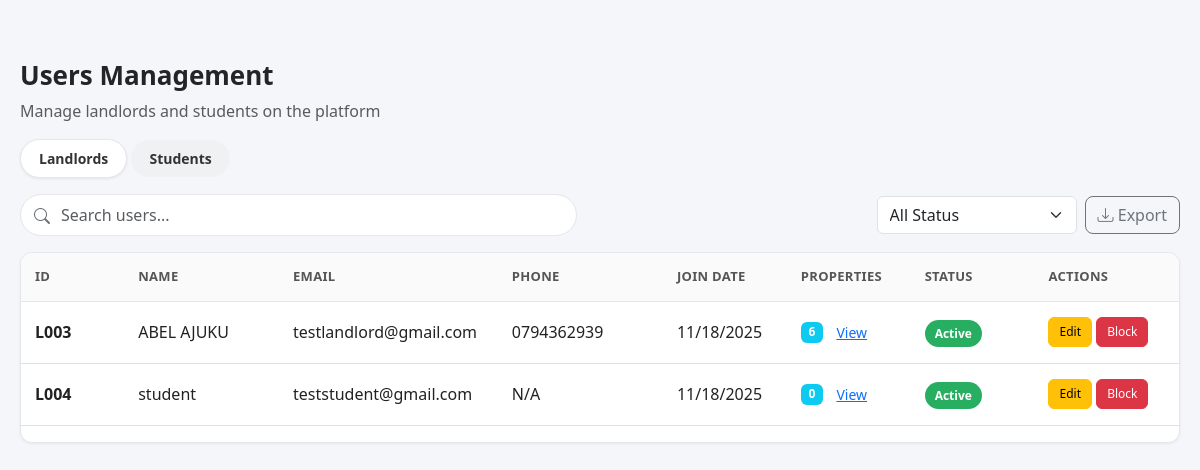
/dashboards/sections/users.php, run on the app's committed database.
### tables this page shows
CREATE TABLE `landlords` (
  `id` int(11) NOT NULL AUTO_INCREMENT,
  `user_id` int(11) NOT NULL,
  `first_name` varchar(100) DEFAULT NULL,
  `last_name` varchar(100) DEFAULT NULL,
  `email` varchar(150) DEFAULT NULL,
  `phone` varchar(50) DEFAULT NULL,
  `alt_phone` varchar(50) DEFAULT NULL,
  `address` varchar(255) DEFAULT NULL,
  `city` varchar(100) DEFAULT NULL,
  `county` varchar(100) DEFAULT NULL,
  `postal_code` varchar(20) DEFAULT NULL,
  `about_me` text DEFAULT NULL,
  `profile_picture` varchar(255) DEFAULT NULL,
  `business_name` varchar(150) DEFAULT NULL,
  `tax_id` varchar(100) DEFAULT NULL,
  `registration_number` varchar(100) DEFAULT NULL,
  `created_at` timestamp NOT NULL DEFAULT current_timestamp(),
  PRIMARY KEY (`id`),
  UNIQUE KEY `unique_user` (`user_id`),
  CONSTRAINT `fk_landlord_user` FOREIGN KEY (`user_id`) REFERENCES `users` (`user_id`) ON DELETE CASCADE ON UPDATE CASCADE
);

### dashboards/sections/users.php (the view, shortened to what this page needs)
<?php
include(__DIR__ . "/../../config/db.php");
$landlords = $conn->query("
    SELECT l.id AS landlord_id,
           l.user_id AS user_id,
           COALESCE(CONCAT(TRIM(l.first_name), ' ', TRIM(l.last_name)), u.username) AS name,
           COALESCE(l.email, u.email) AS email,
           l.phone AS phone,
           l.business_name,
           l.created_at,
           COUNT(p.id) AS property_count,
           1 AS status
    FROM landlords l
    JOIN users u ON u.user_id = l.user_id
    LEFT JOIN properties p ON l.id = p.landlord_id
    GROUP BY l.id
");
?>
<!DOCTYPE html>
<html lang="en">
<head>
<link href="https://cdn.jsdelivr.net/npm/bootstrap@5.3.3/dist/css/bootstrap.min.css" rel="stylesheet">
<link href="https://cdn.jsdelivr.net/npm/bootstrap-icons@1.11.1/font/bootstrap-icons.css" rel="stylesheet">
</head>
<body>
    <h4 class="fw-bold">Users Management</h4>
    <p class="text-muted">Manage landlords and students on the platform</p>
    <div class="d-flex gap-2 mb-3" id="usersToggleWrapper">
        <div role="tablist" aria-label="Users toggle">
                <label class="tab-btn active" for="toggleLandlords" id="lblLandlords" role="button" tabindex="0">Landlords</label>
                <label class="tab-btn" for="toggleStudents" id="lblStudents" role="button" tabindex="0">Students</label>
        </div>
    </div>
    <div class="d-flex justify-content-between align-items-center mb-3">
        <div class="position-relative search-group" style="width:48%">
            <i class="bi bi-search"></i>
            <input type="text" class="form-control" placeholder="Search users...">
        </div>
        <div class="d-flex gap-2 align-items-center">
            <select class="form-select" style="width:200px">
                <option>All Status</option>
            </select>
            <button class="btn btn-outline-secondary export-btn"><i class="bi bi-download"></i> Export</button>
        </div>
    </div>
    <div id="tableLandlords" class="table-card">
        <table class="table align-middle">
            <thead>
                <tr>
                    <th style="min-width:100px">ID</th>
                    <th style="min-width:150px">Name</th>
                    <th style="min-width:180px">Email</th>
                    <th style="min-width:160px">Phone</th>
                    <th style="min-width:120px">Join Date</th>
                    <th style="min-width:120px">Properties</th>
                    <th style="min-width:120px">Status</th>
                    <th style="min-width:140px">Actions</th>
                </tr>
            </thead>
            <tbody>
                <?php if ($landlords && $landlords->num_rows > 0): ?>
                    <?php while($row = $landlords->fetch_assoc()): ?>
                        <tr>
                            <td><strong><?= 'L' . str_pad(htmlspecialchars($row['landlord_id']), 3, '0', STR_PAD_LEFT) ?></strong></td>
                            <td><?= htmlspecialchars($row['name'] ?? $row['username'] ?? '') ?></td>
                            <td><?= htmlspecialchars($row['email'] ?? '') ?></td>
                            <td><?= htmlspecialchars($row['phone'] ?? 'N/A') ?></td>
                            <td><?= ($row['created_at'] ? date('n/j/Y', strtotime($row['created_at'])) : 'N/A') ?></td>
                            <td>
                                <span class="badge bg-info"><?= $row['property_count'] ?></span>
                                <button class="btn btn-sm btn-link" onclick="showLandlordProperties(<?= $row['landlord_id'] ?>)">View</button>
                            </td>
                            <td>
                                <span class="status-badge <?= ($row['status'] == 1 ? 'verified' : 'pending') ?>">
                                    <?= ($row['status'] == 1 ? 'Active' : 'Pending') ?>
                                </span>
                            </td>
                            <td>
                                <button class="btn btn-sm btn-warning">Edit</button>
                                <button class="btn btn-sm btn-danger">Block</button>
                            </td>
                        </tr>
                        <?php endwhile; ?>
                <?php else: ?>
                    <tr><td colspan="8" class="text-center text-muted">No landlords found</td></tr>
                <?php endif; ?>
            </tbody>
        </table>
    </div>
</body>
</html>

### dashboards/sections/users.php (style rules this page uses)
:root { --text-dark:#1a1a1a; --text-muted:#6c6f73; --border:#e5e7eb; --card-bg:#ffffff; --bg:#f5f6fa; --accent:#0d6efd; --radius:12px; }
body { background:var(--bg); font-family:system-ui, -apple-system, "Segoe UI", Roboto; padding: 56px 20px 20px 20px; }
h4.fw-bold { margin-top:4px; font-size:26px; }
.tab-btn { border:0; padding:8px 18px; border-radius:50px; background:#f0f1f3; color:#333; font-weight:600; font-size:14px; transition:0.2s; cursor: pointer; display: inline-block; user-select: none; pointer-events: auto; }
.tab-btn.active { background:var(--card-bg); border:1px solid var(--border); box-shadow:0 1px 3px rgba(0,0,0,0.08); }
.search-group .form-control { border-radius:50px; height:42px; padding-left:40px; border:1px solid var(--border); }
.search-group .bi { position:absolute; left:14px; top:10px; color:var(--text-muted); }
.table-card { background:var(--card-bg); border:1px solid var(--border); border-radius:var(--radius); padding:0; overflow:hidden; box-shadow:0 1px 3px rgba(0,0,0,0.06); }
.table thead th { background:#fafafa; color:#555; font-size:13px; font-weight:600; text-transform:uppercase; letter-spacing:0.3px; padding:14px; border-bottom:1px solid var(--border); }
.table td { padding:15px 14px; color:#222; }
.status-badge { padding:5px 10px; border-radius:50px; color:#fff; font-size:12px; font-weight:600; }
.status-badge.verified { background:#27ae60 }
.btn-warning, .btn-danger { padding:5px 10px; font-size:12px; border-radius:6px; }
.export-btn { border-radius:8px; }
.table-card { overflow-x:auto; }
.btn-check:checked + .tab-btn { background:var(--card-bg); border:1px solid var(--border); box-shadow:0 1px 3px rgba(0,0,0,0.08); }

### data on the page
landlords: id "003", name "ABEL AJUKU", email "testlandlord@gmail.com", phone "0794362939", created_at "11/18/2025", property_count "6"
landlords: id "004", name "student", email "teststudent@gmail.com", phone "N/A", created_at "11/18/2025", property_count "0"
